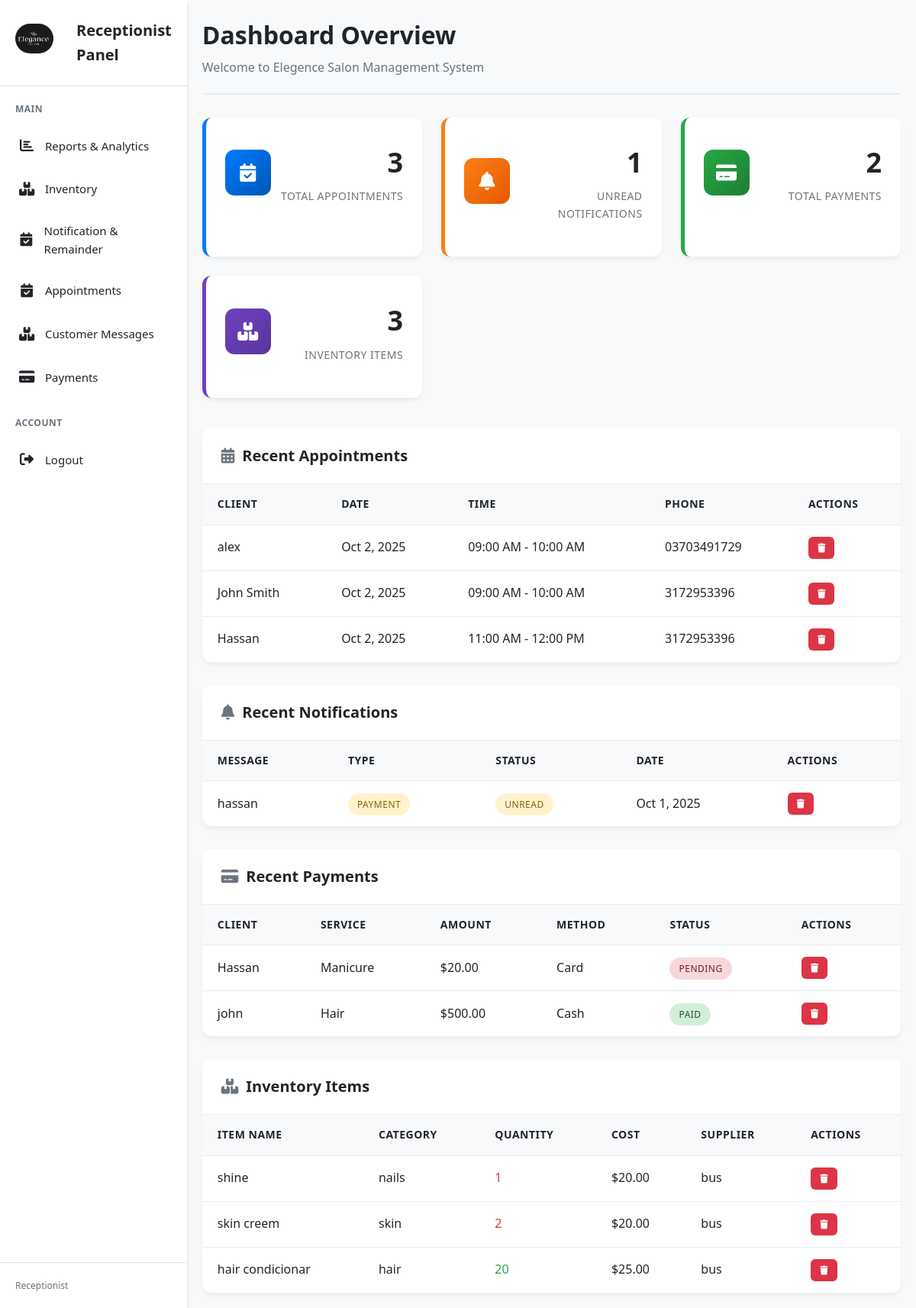
/recpet/report.php, run on the app's committed database.
### tables this page shows
CREATE TABLE `appointments` (
  `id` int(11) NOT NULL,
  `client_name` varchar(100) NOT NULL,
  `phone` varchar(20) NOT NULL,
  `email` varchar(100) DEFAULT NULL,
  `appointment_date` date NOT NULL,
  `time_slot` varchar(20) NOT NULL
);

CREATE TABLE `notifications` (
  `id` int(11) NOT NULL,
  `message` text NOT NULL,
  `type` varchar(50) NOT NULL,
  `status` enum('read','unread') DEFAULT 'unread',
  `created_at` timestamp NOT NULL DEFAULT current_timestamp()
);

CREATE TABLE `payments` (
  `id` int(11) NOT NULL,
  `client_name` varchar(255) NOT NULL,
  `service` varchar(255) NOT NULL,
  `amount` decimal(10,2) NOT NULL,
  `payment_method` enum('Cash','Card','Online') NOT NULL,
  `status` enum('Paid','Pending') NOT NULL,
  `payment_date` date NOT NULL,
  `created_at` timestamp NOT NULL DEFAULT current_timestamp()
);

CREATE TABLE `inventory` (
  `id` int(11) NOT NULL,
  `item_name` varchar(100) NOT NULL,
  `category` varchar(50) NOT NULL,
  `quantity` int(11) NOT NULL,
  `supplier` varchar(100) NOT NULL,
  `cost` decimal(10,2) NOT NULL,
  `description` text DEFAULT NULL
);

### recpet/report.php (the view, shortened to what this page needs)
<!DOCTYPE html>
<html lang="en">
<head>
    <link rel="stylesheet" href="https://cdnjs.cloudflare.com/ajax/libs/font-awesome/6.4.0/css/all.min.css">
</head>
<body>
    <?php include "side.php"; ?>
    <?php
    $servername = "localhost";
    $username = "root";
    $password = "";
    $dbname = "elegence";
    $conn = mysqli_connect($servername, $username, $password, $dbname);
    $appointments_count = mysqli_fetch_assoc(mysqli_query($conn, "SELECT COUNT(*) as count FROM appointments"))['count'];
    $notifications_count = mysqli_fetch_assoc(mysqli_query($conn, "SELECT COUNT(*) as count FROM notifications WHERE status = 'unread'"))['count'];
    $payments_count = mysqli_fetch_assoc(mysqli_query($conn, "SELECT COUNT(*) as count FROM payments"))['count'];
    $inventory_count = mysqli_fetch_assoc(mysqli_query($conn, "SELECT COUNT(*) as count FROM inventory"))['count'];
    $appointments = mysqli_query($conn, "SELECT * FROM appointments ORDER BY appointment_date DESC LIMIT 5");
    $notifications = mysqli_query($conn, "SELECT * FROM notifications ORDER BY created_at DESC LIMIT 5");
    $payments = mysqli_query($conn, "SELECT * FROM payments ORDER BY payment_date DESC LIMIT 5");
    $inventory = mysqli_query($conn, "SELECT * FROM inventory ORDER BY id DESC LIMIT 5");
    ?>
    <div class="dashboard-container">
        <header>
            <div>
                <h1>Dashboard Overview</h1>
                <div class="welcome-text">Welcome to Elegence Salon Management System</div>
            </div>
        </header>
        <div class="stats-grid">
            <div class="stat-card appointments">
                <div class="stat-header">
                    <div class="stat-icon">
                        <i class="fas fa-calendar-check"></i>
                    </div>
                    <div class="stat-info">
                        <div class="stat-number"><?php echo $appointments_count; ?></div>
                        <div class="stat-label">Total Appointments</div>
                    </div>
                </div>
            </div>
            <div class="stat-card notifications">
                <div class="stat-header">
                    <div class="stat-icon">
                        <i class="fas fa-bell"></i>
                    </div>
                    <div class="stat-info">
                        <div class="stat-number"><?php echo $notifications_count; ?></div>
                        <div class="stat-label">Unread Notifications</div>
                    </div>
                </div>
            </div>
            <div class="stat-card payments">
                <div class="stat-header">
                    <div class="stat-icon">
                        <i class="fas fa-credit-card"></i>
                    </div>
                    <div class="stat-info">
                        <div class="stat-number"><?php echo $payments_count; ?></div>
                        <div class="stat-label">Total Payments</div>
                    </div>
                </div>
            </div>
            <div class="stat-card inventory">
                <div class="stat-header">
                    <div class="stat-icon">
                        <i class="fas fa-boxes"></i>
                    </div>
                    <div class="stat-info">
                        <div class="stat-number"><?php echo $inventory_count; ?></div>
                        <div class="stat-label">Inventory Items</div>
                    </div>
                </div>
            </div>
        </div>
        <div class="dashboard-grid">
            <div class="module">
                <div class="module-header">
                    <h2 class="module-title">
                        <i class="fas fa-calendar-alt"></i>
                        Recent Appointments
                    </h2>
                </div>
                <div class="module-content">
                    <?php if (mysqli_num_rows($appointments) > 0): ?>
                        <table class="data-table">
                            <thead>
                                <tr>
                                    <th>Client</th>
                                    <th>Date</th>
                                    <th>Time</th>
                                    <th>Phone</th>
                                    <th>Actions</th>
                                </tr>
                            </thead>
                            <tbody>
                                <?php while($row = mysqli_fetch_assoc($appointments)): ?>
                                <tr>
                                    <td><?php echo htmlspecialchars($row['client_name']); ?></td>
                                    <td><?php echo date('M j, Y', strtotime($row['appointment_date'])); ?></td>
                                    <td><?php echo htmlspecialchars($row['time_slot']); ?></td>
                                    <td><?php echo htmlspecialchars($row['phone']); ?></td>
                                    <td>
                                        <form method="POST" style="display: inline;">
                                            <button type="submit" name="delete_appointment" class="btn btn-danger btn-sm" onclick="return confirm('Delete this appointment?')">
                                                <i class="fas fa-trash"></i>
                                            </button>
                                        </form>
                                    </td>
                                </tr>
                                <?php endwhile; ?>
                            </tbody>
                        </table>
                    <?php endif; ?>
                </div>
            </div>
            <div class="module">
                <div class="module-header">
                    <h2 class="module-title">
                        <i class="fas fa-bell"></i>
                        Recent Notifications
                    </h2>
                </div>
                <div class="module-content">
                    <?php if (mysqli_num_rows($notifications) > 0): ?>
                        <table class="data-table">
                            <thead>
                                <tr>
                                    <th>Message</th>
                                    <th>Type</th>
                                    <th>Status</th>
                                    <th>Date</th>
                                    <th>Actions</th>
                                </tr>
                            </thead>
                            <tbody>
                                <?php while($row = mysqli_fetch_assoc($notifications)): ?>
                                <tr>
                                    <td><?php echo htmlspecialchars($row['message']); ?></td>
                                    <td>
                                        <span class="status-badge <?php echo $row['type'] == 'appointment' ? 'status-confirmed' : 'status-pending'; ?>">
                                            <?php echo ucfirst($row['type']); ?>
                                        </span>
                                    </td>
                                    <td>
                                        <span class="status-badge <?php echo $row['status'] == 'unread' ? 'status-pending' : 'status-completed'; ?>">
                                            <?php echo ucfirst($row['status']); ?>
                                        </span>
                                    </td>
                                    <td><?php echo date('M j, Y', strtotime($row['created_at'])); ?></td>
                                    <td>
                                        <form method="POST" style="display: inline;">
                                            <button type="submit" name="delete_notification" class="btn btn-danger btn-sm" onclick="return confirm('Delete this notification?')">
                                                <i class="fas fa-trash"></i>
                                            </button>
                                        </form>
                                    </td>
                                </tr>
                                <?php endwhile; ?>
                            </tbody>
                        </table>
                    <?php endif; ?>
                </div>
            </div>
            <div class="module">
                <div class="module-header">
                    <h2 class="module-title">
                        <i class="fas fa-credit-card"></i>
                        Recent Payments
                    </h2>
                </div>
                <div class="module-content">
                    <?php if (mysqli_num_rows($payments) > 0): ?>
                        <table class="data-table">
                            <thead>
                                <tr>
                                    <th>Client</th>
                                    <th>Service</th>
                                    <th>Amount</th>
                                    <th>Method</th>
                                    <th>Status</th>
                                    <th>Actions</th>
                                </tr>
                            </thead>
                            <tbody>
                                <?php while($row = mysqli_fetch_assoc($payments)): ?>
                                <tr>
                                    <td><?php echo htmlspecialchars($row['client_name']); ?></td>
                                    <td><?php echo htmlspecialchars($row['service']); ?></td>
                                    <td class="text-success">$<?php echo number_format($row['amount'], 2); ?></td>
                                    <td><?php echo htmlspecialchars($row['payment_method']); ?></td>
                                    <td>
                                        <span class="status-badge <?php echo $row['status'] == 'Paid' ? 'status-paid' : 'status-unpaid'; ?>">
                                            <?php echo $row['status']; ?>
                                        </span>
                                    </td>
                                    <td>
                                        <form method="POST" style="display: inline;">
                                            <button type="submit" name="delete_payment" class="btn btn-danger btn-sm" onclick="return confirm('Delete this payment record?')">
                                                <i class="fas fa-trash"></i>
                                            </button>
                                        </form>
                                    </td>
                                </tr>
                                <?php endwhile; ?>
                            </tbody>
                        </table>
                    <?php endif; ?>
                </div>
            </div>
            <div class="module">
                <div class="module-header">
                    <h2 class="module-title">
                        <i class="fas fa-boxes"></i>
                        Inventory Items
                    </h2>
                </div>
                <div class="module-content">
                    <?php if (mysqli_num_rows($inventory) > 0): ?>
                        <table class="data-table">
                            <thead>
                                <tr>
                                    <th>Item Name</th>
                                    <th>Category</th>
                                    <th>Quantity</th>
                                    <th>Cost</th>
                                    <th>Supplier</th>
                                    <th>Actions</th>
                                </tr>
                            </thead>
                            <tbody>
                                <?php while($row = mysqli_fetch_assoc($inventory)): ?>
                                <tr>
                                    <td><?php echo htmlspecialchars($row['item_name']); ?></td>
                                    <td><?php echo htmlspecialchars($row['category']); ?></td>
                                    <td>
                                        <span class="<?php echo $row['quantity'] < 10 ? 'text-danger' : 'text-success'; ?>">
                                            <?php echo $row['quantity']; ?>
                                        </span>
                                    </td>
                                    <td>$<?php echo number_format($row['cost'], 2); ?></td>
                                    <td><?php echo htmlspecialchars($row['supplier']); ?></td>
                                    <td>
                                        <form method="POST" style="display: inline;">
                                            <button type="submit" name="delete_inventory" class="btn btn-danger btn-sm" onclick="return confirm('Delete this inventory item?')">
                                                <i class="fas fa-trash"></i>
                                            </button>
                                        </form>
                                    </td>
                                </tr>
                                <?php endwhile; ?>
                            </tbody>
                        </table>
                    <?php endif; ?>
                </div>
            </div>
        </div>
    </div>
</body>
</html>

### data on the page
appointments: client_name "alex", appointment_date "Oct 2, 2025", time_slot "09:00 AM - 10:00 AM", phone "03703491729"
appointments: client_name "John Smith", appointment_date "Oct 2, 2025", time_slot "09:00 AM - 10:00 AM", phone "3172953396"
appointments: client_name "Hassan", appointment_date "Oct 2, 2025", time_slot "11:00 AM - 12:00 PM", phone "3172953396"
notifications: message "hassan", type "PAYMENT", status "UNREAD", created_at "Oct 1, 2025"
payments: client_name "Hassan", service "Manicure", amount "20.00", payment_method "Card", status "PENDING"
payments: client_name "john", service "Hair", amount "500.00", payment_method "Cash", status "PAID"
inventory: item_name "shine", category "nails", quantity "1", cost "20.00", supplier "bus"
inventory: item_name "skin creem", category "skin", quantity "2", cost "20.00", supplier "bus"
inventory: item_name "hair condicionar", category "hair", quantity "20", cost "25.00", supplier "bus"

### other printed values
$appointments_count "3"
$notifications_count "1"
$payments_count "2"
$inventory_count "3"
